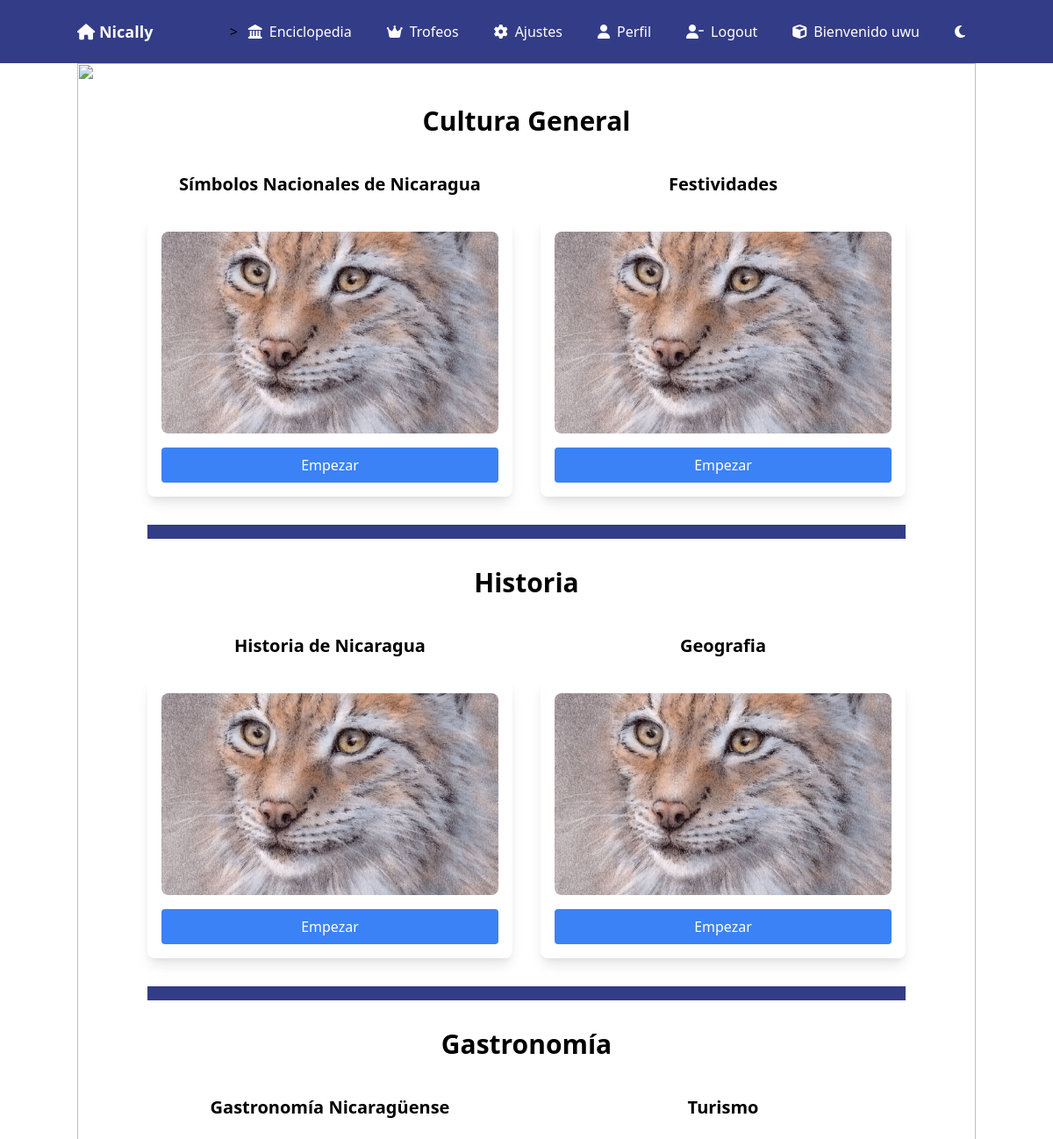
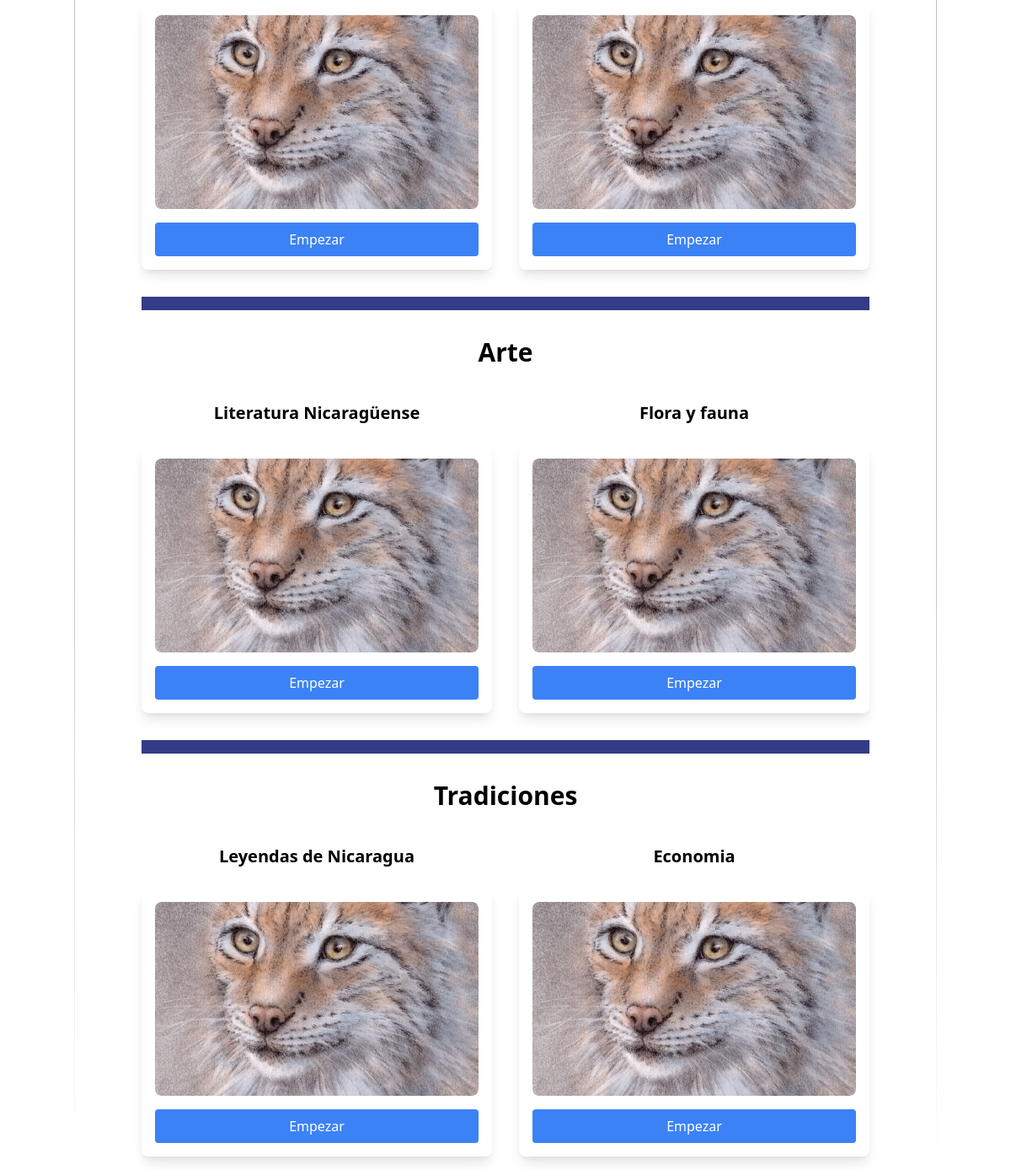
The page / (signed in) on the database its author committed (2 pictures, top to bottom).
### tables this page shows
CREATE TABLE users (
  id integer,
  gmail text,
  password text,
  username text,
  gender char(1),
  birthday integer,
  PRIMARY KEY (id)
);

CREATE TABLE categories (
  category_id integer,
  name text,
  PRIMARY KEY (category_id)
);

CREATE TABLE trivias (
  trivia_id integer,
  user_id integer,
  category_id integer,
  title text,
  points integer,
  FOREIGN KEY (user_id) REFERENCES users(id),
  FOREIGN KEY (category_id) REFERENCES categories(category_id),
  PRIMARY KEY (trivia_id)
);

### app.py (the view, shortened to what this page needs)
@app.route("/")
@require_profile_completion
def index():
    if "user_id" in session:
        print(f"EL USER ID ACTUAL: {session['user_id']}\n")
        con = get_con_connection()
        username = session["username"]
        print(f"USERNAME: {username}\n")
        completed_trivias = con.execute(
            "SELECT COUNT(DISTINCT trivia_id) AS total_completed FROM user_trivias WHERE user_id = ?",
            (session['user_id'],)
        ).fetchone()["total_completed"]
        print(f"LAS TRIVIAS COMPLETADAS: {completed_trivias} \n")
        achievements_to_check = [
            {"id": 1, "condition": completed_trivias >= 1},
            {"id": 2, "condition": completed_trivias >= 3},
            {"id": 3, "condition": completed_trivias >= 5},
        ]
        for achievement in achievements_to_check:
            exists = con.execute(
                """
                SELECT 1 FROM user_achievements
                WHERE user_id = ? AND achievement_id = ?
                """,
                (session['user_id'], achievement["id"])
            ).fetchone()
        achievements = con.execute("""
        SELECT DISTINCT achievement_id FROM user_achievements WHERE user_id = ?


                                   """, (session['user_id'],)).fetchall()
        achievements = [dict(row) for row in achievements]
        print(f"LISTA DE ACHIEVEMENTS OBTENIDOS: {achievements} \n")
        session['achievements'] = achievements
        categories = con.execute("SELECT * FROM categories").fetchall()
        categories_dicts = [dict(row) for row in categories]
        print(f"TODAS LAS CATEGORIAS: {categories_dicts} \n")
        trivias = con.execute(
            """
            SELECT t.trivia_id, t.title, c.name as category_name
            FROM trivias t
            JOIN categories c ON t.category_id = c.category_id
            """
        ).fetchall()
        trivias_dict = [dict(row) for row in trivias]
        print(f"TODAS LAS TRIVIAS: {trivias_dict} \n")
        imagen_dia = get_random_image(1)
        imagen_noche = get_random_image(0)
        print(f"\n {imagen_dia}")
        print(f"\n {imagen_noche}")
        con.close()
        return render_template("index.html",  categories=categories, trivias=trivias, user_id=session['user_id'], username=username, achievements = session['achievements'])
    return redirect("/register")

### app.py (called while the page is built)
@app.after_request
def after_request(response):
    response.headers["Cache-Control"] = "no-cache, no-store, must-revalidate"
    response.headers["Expires"] = 0
    response.headers["Pragma"] = "no-cache"
    return response

@app.context_processor
def inject_dark_mode():
    return dict(dark_mode=session.get('dark_mode', False))

def get_random_image(horario):
    con = get_con_connection()
    rows = con.execute("SELECT image FROM images WHERE horario = ?", (horario,)).fetchall()
    imagenes = [dict(row) for row in rows]
    if imagenes:
        return random.choice(imagenes)['image']
    return None

### helpers.py (called while the page is built)
def get_con_connection():
    db_path = os.path.abspath("users.db")
    con = sqlite3.connect(db_path)
    con.row_factory = sqlite3.Row
    return con

def require_profile_completion(f):
    @wraps(f)
    def decorated_function(*args, **kwargs):
        user_id = session.get("user_id")
        if not user_id:
            return redirect("/login")
        con = get_con_connection()
        user = con.execute("SELECT username, gender, birthday FROM users WHERE id = ?", (user_id,)).fetchone()
        con.close()
        print(dict(user))
        if not user["username"] or not user["gender"] or not user["birthday"]:
            return redirect("/profile")
        return f(*args, **kwargs)
    return decorated_function

### templates/index.html (shortened to what this page needs)
{% extends "layout.html" %}
{% block main %}
<div class="container mx-auto mt-8 px-4 md:px-16 space-y-15 class="
    {% if dark_mode %}
        bg-gray-900
    {% else %}
        bg-white
    {% endif %}
"">
    {% for category in categories %}
    <div class="space-y-10">
        <h2 class="text-center text-2xl sm:text-3xl font-semibold mb-6">{{ category.name }}</h2>
        <div class="grid grid-cols-1 sm:grid-cols-2 lg:grid-cols-2 gap-8">
            {% for trivia in trivias if trivia.category_name == category.name %}
            <div class="flex flex-col items-center space-y-6">
                <h3 class="text-lg sm:text-xl font-semibold text-center">{{ trivia.title }}</h3>
                <div class="bg-white rounded-lg shadow-lg p-4 w-full max-w-md h-auto flex flex-col justify-center items-center space-y-4">
                    <img  src="/static/lynx.png" alt="Imagen de trivia" class="w-full h-auto rounded-lg">
                    <a href="/trivia/{{ trivia.trivia_id }}"
                       class="text-white py-2 px-4 rounded bg-blue-500 hover:bg-blue-600 transition w-full text-center">
                       Empezar
                    </a>
                </div>
            </div>
            {% endfor %}
        </div>
    </div>
    {% if not loop.last %}
    <div class="h-2 my-8 py-2" style="background-color: #333c87;"></div>
    {% endif %}
    {% endfor %}
</div>
{% endblock %}

### templates/layout.html (shortened to what this page needs)
<!DOCTYPE html>
<html lang="en">
<head>
    <link href="https://cdn.jsdelivr.net/npm/tailwindcss@2.0.0/dist/tailwind.min.css" rel="stylesheet">
    <link href="https://cdnjs.cloudflare.com/ajax/libs/font-awesome/6.6.0/css/all.min.css" rel="stylesheet">
    <link href="../static/styles.css" rel="stylesheet">
</head>
<body class="
    {% if dark_mode %}
        bg-gray-900
    {% else %}
        bg-white
    {% endif %}
">
    <nav style="background-color: #333c87;" class="bg-blue-500 p-4 z-2">
        <div class="container mx-auto flex justify-between items-center">
            <a href="/" class="text-white text-lg font-bold"> <i class="fa-solid fa-house"></i> Nically</a>
            <div id="menu" id="menu" class="hidden flex-col items-start space-y-2 mt-4 md:mt-0 md:flex md:flex-row md:items-center md:space-y-0 md:space-x-4">
>
                <a href="/enciclopedia" class="flex items-center gap-2 text-white hover:bg-blue-700 px-3 py-2 rounded w-full md:w-auto">
                    <i class="fa-solid fa-landmark"></i> Enciclopedia
                </a>
                <a href="/achievements" class="flex items-center gap-2 text-white hover:bg-blue-700 px-3 py-2 rounded w-full md:w-auto">
                    <i class="fa-solid fa-crown"></i> Trofeos
                </a>
                <a href="/settings" class="flex items-center gap-2 text-white hover:bg-blue-700 px-3 py-2 rounded w-full md:w-auto">
                    <i class="fa-solid fa-gear"></i> Ajustes
                </a>
                <a href="/user_profile" class="flex items-center gap-2 text-white hover:bg-blue-700 px-3 py-2 rounded w-full md:w-auto">
                    <i class="fa-solid fa-user"></i> Perfil
                </a>
                {% if not session.get('user_id') %}
                <a href="/login" class="flex items-center gap-2 text-white hover:bg-blue-700 px-3 py-2 rounded w-full md:w-auto">
                    <i class="fa-solid fa-pen-to-square"></i> Login
                </a>
                <a href="/register" class="flex items-center gap-2 text-white hover:bg-blue-700 px-3 py-2 rounded w-full md:w-auto">
                    <i class="fa-solid fa-file"></i> Register
                </a>
                {% else %}
                <a href="/logout" class="flex items-center gap-2 text-white hover:bg-blue-700 px-3 py-2 rounded w-full md:w-auto">
                    <i class="fa-solid fa-user-minus"></i> Logout
                </a>
                <h class="flex items-center gap-2 text-white hover:bg-blue-700 px-3 py-2 rounded w-full md:w-auto">
                    <i class="fa-solid fa-cube"></i> Bienvenido {{ username }}
                </h>
                {% endif %}
                <button id="dark-mode-toggle" onclick="toggleDarkMode()" class="flex items-center gap-2 text-white hover:bg-blue-700 px-3 py-2 rounded w-full md:w-auto transition-colors duration-200">
                    {% if dark_mode %}
                        <i class="fa-solid fa-sun"></i>
                    {% else %}
                        <i class="fa-solid fa-moon"></i>
                    {% endif %}
                </button>
            </div>
        </div>
    </nav>
    <div class=" relative container mx-auto p-4 ">
        <div class="absolute inset-0 -z-1 pointer-events-none">
            {% if dark_mode %}
            <img class=" imagen_noche w-full h-full object-cover" src="{{imagen_noche}}" >
            {% else %}
              <img class=" imagen w-full h-full object-cover" src="{{imagen_dia}}">
            {% endif %}
        </div>
        <div>
        {% block main %}{% endblock %}
    </div>
</body>
</html>

### static/styles.css (style rules this page uses)
.imagen { mask-image: linear-gradient( white 70%, transparent ); }

### rows shown on the page
users: username "uwu"
categories: name "Cultura General"
trivias: title "Símbolos Nacionales de Nicaragua"
trivias: title "Festividades"
categories: name "Historia"
trivias: title "Historia de Nicaragua"
trivias: title "Geografia"
categories: name "Gastronomía"
trivias: title "Gastronomía Nicaragüense"
trivias: title "Turismo"
categories: name "Arte"
trivias: title "Literatura Nicaragüense"
trivias: title "Flora y fauna"
categories: name "Tradiciones"
trivias: title "Leyendas de Nicaragua"
trivias: title "Economia"
